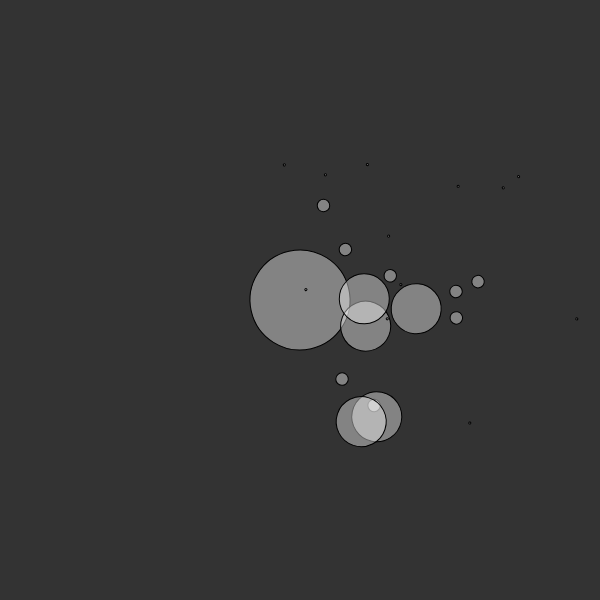
Frame 1 (no input)
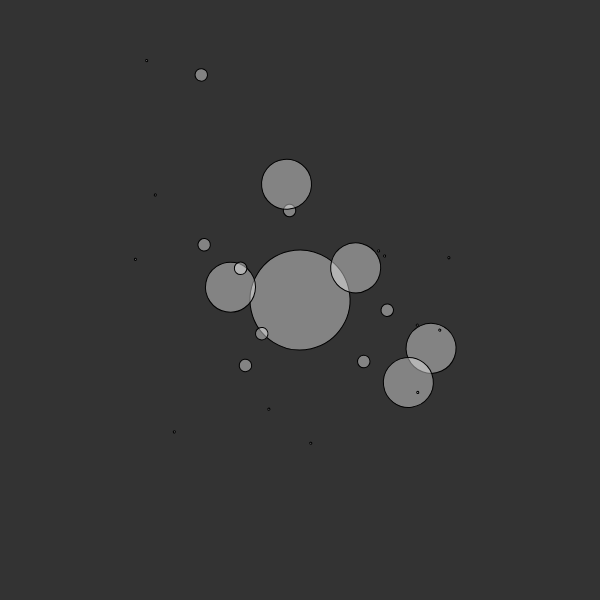
Frame 60 (no input)
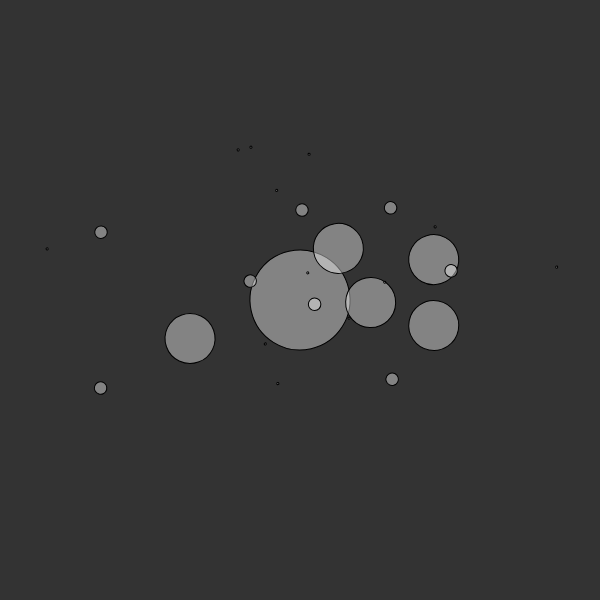
Frame 120 (the mouse pressed at the canvas centre since frame 60)

The p5.js sketch that drew these frames (run headless with seeded random() and noise() and a simulated clock; from frame 60 on, the mouse is pressed at the canvas centre):

// p5.js sketch
// ── sketch.js


let sun;


function setup() {
    createCanvas(600, 600);
    sun = new Planet(50, 0, 0, random(TWO_PI));
    sun.spawnMoons(5, 1);
}

function draw() {
    background(51);
    translate(width / 2, height / 2);
    sun.show();
    sun.orbit();
}

// ── planet.js

class Planet {

    constructor(radius, distance, orbitspeed, angle) {
        this.radius = radius;
        this.distance = distance;
        this.orbitspeed = orbitspeed;
        this.angle = angle;
        this.planets = [];
    }

    orbit() {
        this.angle += this.orbitspeed;
        for (const p of this.planets) {
            p.orbit();
        }
    }

    spawnMoons(total, level) {
        for (let i = 0; i < total; i++) {
            const r = this.radius / (level * 2);
            const d = random(50, 150);
            const o = random(-0.1, 0.1);
            const a = random(TWO_PI);
            this.planets.push(new Planet(r, d, o, a));
            if (level < 3) {
                const num = Math.floor(random(0, 4));
                this.planets[i].spawnMoons(num, level + 1);
            }
        }
    }

    show() {
        push();
        fill(255, 100);
        rotate(this.angle);
        translate(this.distance, 0);
        ellipse(0, 0, this.radius * 2);
        for (const p of this.planets) {
            p.show();
        }
        pop();
    }

}
